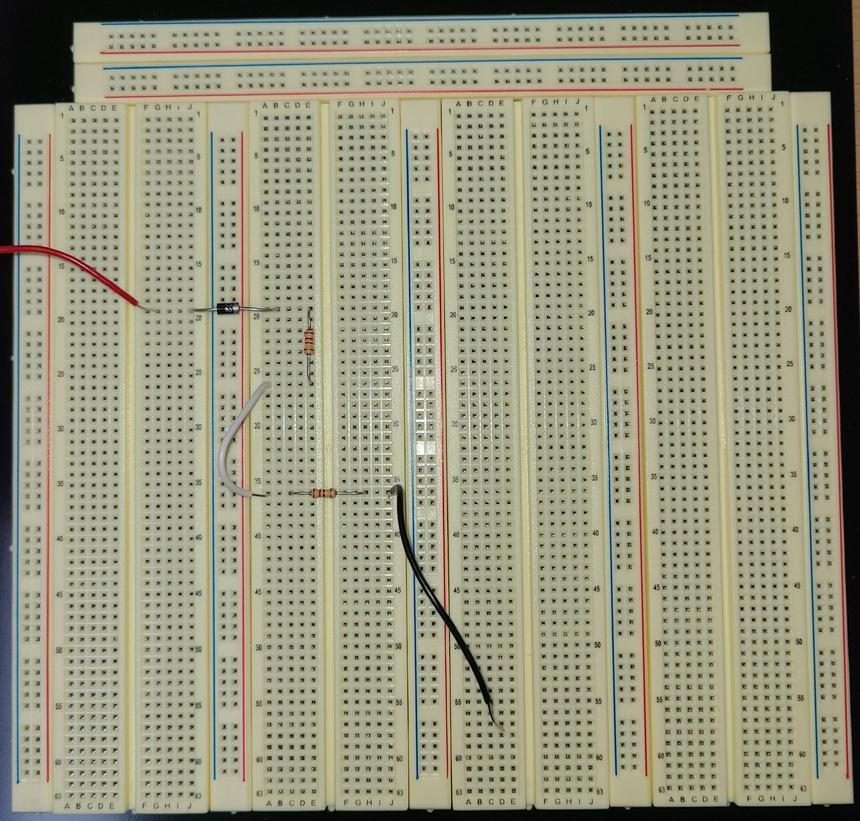
#> input picture mapper/breadboard18.JPG, 860 x 821 px, shrunk from 2705 x 2583 before the run, found by its file name
$ python breadboard_pin_mapper.py
#> lines starting #> are read from the running program, lines starting #| are printed output that depends on the picture; after the words box and inside, x2 and y2 are one past the last pixel; in counts of white or black regions, pixels touching at a corner belong together
### mapper/hole_detection_test2.py
import cv2
import numpy as np
import matplotlib.pyplot as plt

###########################################
# ① 구멍 검출 관련 함수들
###########################################
def filter_valid_holes(contours, draw=False, image=None, return_stats=False):
    hole_centers = []
    circularities = []
    aspect_ratios = []
    for cnt in contours:
        area = cv2.contourArea(cnt)
        if area <= 3 or area > 150:
            continue
        x, y, w, h = cv2.boundingRect(cnt)
        aspect_ratio = float(w) / h
        if aspect_ratio < 0.3 or aspect_ratio > 1.7:
            continue
        perimeter = cv2.arcLength(cnt, True)
        if perimeter == 0:
            continue
        circularity = 4 * np.pi * area / (perimeter ** 2)
        if circularity < 0.01:
            continue
        M = cv2.moments(cnt)
        if M["m00"] == 0:
            continue
        cx = int(M["m10"] / M["m00"])
        cy = int(M["m01"] / M["m00"])
        hole_centers.append((cx, cy))
        circularities.append(circularity)
        aspect_ratios.append(aspect_ratio)

        if draw and image is not None:
            epsilon = 0.02 * perimeter
            approx = cv2.approxPolyDP(cnt, epsilon, True)
            cv2.circle(image, (cx, cy), 3, (0, 255, 0), -1)
            cv2.drawContours(image, [approx], -1, (255, 0, 0), 2)

    if return_stats:
        return hole_centers, circularities, aspect_ratios
    else:
        return hole_centers

def find_best_threshold_params(gray_img, block_sizes, c_values):
    blurred = cv2.GaussianBlur(gray_img, (5, 5), 0)
    best_score = -np.inf
    best_params = (None, None)
    for block_size in block_sizes:
        for c_val in c_values:
            thresh = cv2.adaptiveThreshold(
                blurred, 255, cv2.ADAPTIVE_THRESH_MEAN_C,
                cv2.THRESH_BINARY_INV, block_size, c_val
            )
            contours, _ = cv2.findContours(thresh, cv2.RETR_EXTERNAL, cv2.CHAIN_APPROX_SIMPLE)
            hole_centers, circularities, aspect_ratios = filter_valid_holes(contours, return_stats=True)
            valid = len(hole_centers)
            if valid == 0:
                continue
            mean_circ = np.mean(circularities)
            mean_ar = np.mean(aspect_ratios)
            noise_ratio = 1 - (valid / len(contours)) if contours else 1
            score = (
                0.5 * (1 - abs(mean_circ - 0.785)) +
                0.3 * (1 - abs(mean_ar - 1.0)) -
                0.2 * noise_ratio
            )
            if score > best_score:
                best_score = score
                best_params = (block_size, c_val)
                print(f"✅ New best → B={block_size}, C={c_val}, valid={valid}, score={score:.3f}")
            else:
                print(f"⏺ B={block_size}, C={c_val}, valid={valid}, score={score:.3f}")
    return best_params

def detect_breadboard_holes_no_illumination(image_path, debug=False):
    image = cv2.imread(image_path)
    if image is None:
        raise ValueError("이미지 파일을 찾지 못했습니다.")
    gray = cv2.cvtColor(image, cv2.COLOR_BGR2GRAY)
    clahe = cv2.createCLAHE(clipLimit=2.0, tileGridSize=(8, 8))
    gray = clahe.apply(gray)
    best_block, best_c = find_best_threshold_params(gray, [11, 15, 19], [0, 5, 10, 15])
    if best_block is None:
        raise RuntimeError("적절한 threshold 조합을 찾지 못했습니다.")
    print(f"[자동선택] Best Threshold Params → blockSize={best_block}, C={best_c}")
    blurred = cv2.GaussianBlur(gray, (5, 5), 0)
    thresh = cv2.adaptiveThreshold(
        blurred, 255, cv2.ADAPTIVE_THRESH_MEAN_C,
        cv2.THRESH_BINARY_INV, best_block, best_c
    )
    detected_image = cv2.cvtColor(image.copy(), cv2.COLOR_BGR2RGB)
    contours, _ = cv2.findContours(thresh, cv2.RETR_EXTERNAL, cv2.CHAIN_APPROX_SIMPLE)
    hole_centers = filter_valid_holes(contours, draw=True, image=detected_image)
    if debug:
        block_sizes = [11, 15, 19]
        c_values = [0, 5, 10, 15]
        plt.figure(figsize=(len(c_values) * 3, len(block_sizes) * 3))
        for row_idx, block_size in enumerate(block_sizes):
            for col_idx, c_val in enumerate(c_values):
                temp_thresh = cv2.adaptiveThreshold(
                    blurred, 255, cv2.ADAPTIVE_THRESH_MEAN_C,
                    cv2.THRESH_BINARY_INV, block_size, c_val
                )
                idx = row_idx * len(c_values) + col_idx + 1
                plt.subplot(len(block_sizes), len(c_values), idx)
                plt.imshow(temp_thresh, cmap='gray')
                plt.title(f"B={block_size}, C={c_val}")
                plt.axis('off')
        plt.suptitle("Threshold Results by blockSize and C")
        plt.tight_layout()
        plt.show()
    return hole_centers, detected_image

###########################################
# ② 행 그룹화 및 병합 (get_merged_row_groups)
###########################################
# [152 lines left out: functions get_merged_row_groups, get_target_holes, find_optimal_y_threshold, interpolate_incomplete_rows_ref, draw_processed_holes, plot_hole_scatter and 1 more, not called in this run]

###########################################
# ⑥ 메인 실행: 구멍 검출, 행 그룹화, 최적 파라미터 탐색, 보간 및 시각화
###########################################
# [48 lines that do not run on import are left out]

### mapper/breadboard_pin_mapper.py
import cv2
import numpy as np
import matplotlib.pyplot as plt
from hole_detection_test2 import detect_breadboard_holes_no_illumination

class HoleTemplateEditor:
    def __init__(self, image_path, save_csv_path='template_holes.csv', threshold=10):
        # 이미지 로드
#> called with image_path = 'breadboard18.jpg', save_csv_path = 'template_holes.csv', threshold = 10
        img_bgr = cv2.imread(image_path)
#> img_bgr is the input picture: shape (821, 860, 3); mean B, G, R 126.2, 149.5, 151.2
        if img_bgr is None:
            raise FileNotFoundError(f"Cannot load image: {image_path}")
        self.image = cv2.cvtColor(img_bgr, cv2.COLOR_BGR2RGB)
        self.save_csv_path = save_csv_path
        # 초기 구멍 검출
        holes, _ = detect_breadboard_holes_no_illumination(image_path, debug=False)
#> in detect_breadboard_holes_no_illumination, `gray = cv2.cvtColor(image, cv2.COLOR_BGR2GRAY)`:
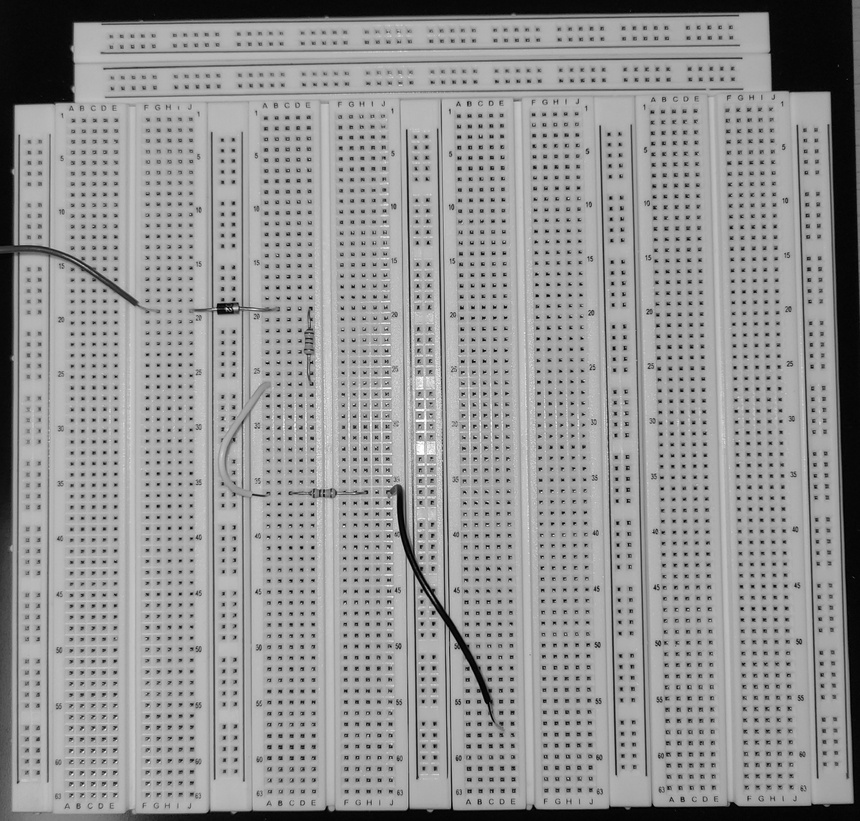
#> gray: shape (821, 860); min 0, max 255, mean 147.4
#> in detect_breadboard_holes_no_illumination, `gray = clahe.apply(gray)`:
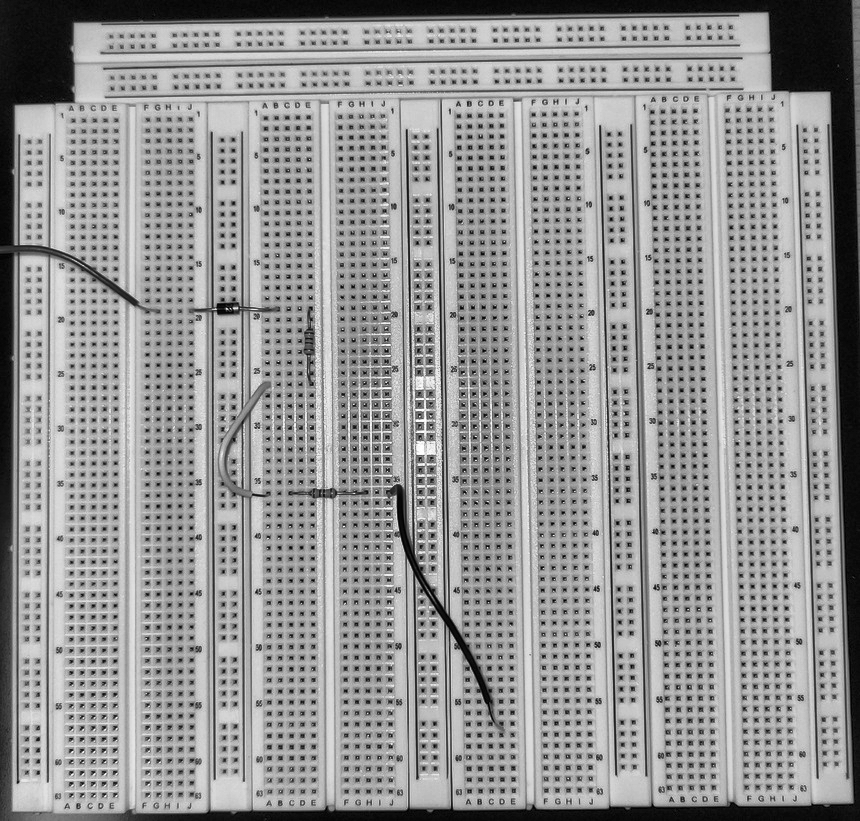
#> gray: shape (821, 860); min 1, max 255, mean 148.6
#> after the loop in find_best_threshold_params, `for block_size in block_sizes:`:
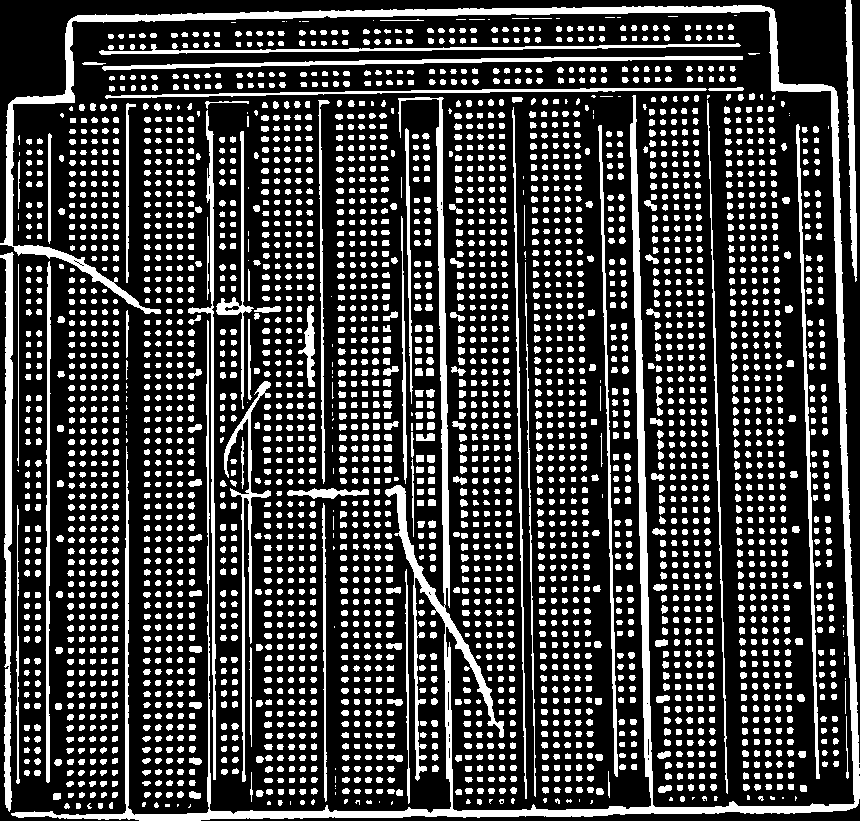
#> thresh: shape (821, 860); 25.3% white; 3443 white regions (136 under 20 px), largest, box (x1, y1, x2, y2) and area: (0, 5, 860, 821) 33971, (0, 252, 14, 812) 3639, (102, 56, 743, 71) 2542
#> after the loop in find_best_threshold_params, `for block_size in block_sizes:`: best_params = (11, 10); best_score = 0.757
#> in detect_breadboard_holes_no_illumination, `best_block, best_c = find_best_threshold_params(gray, [11, 15, 19], [0..`: best_block = 11; best_c = 10
#| [자동선택] Best Threshold Params → blockSize=11, C=10
#> in detect_breadboard_holes_no_illumination, `thresh = cv2.adaptiveThreshold( blurred, 255, cv2.ADAPTIVE_THRESH_MEAN..`:
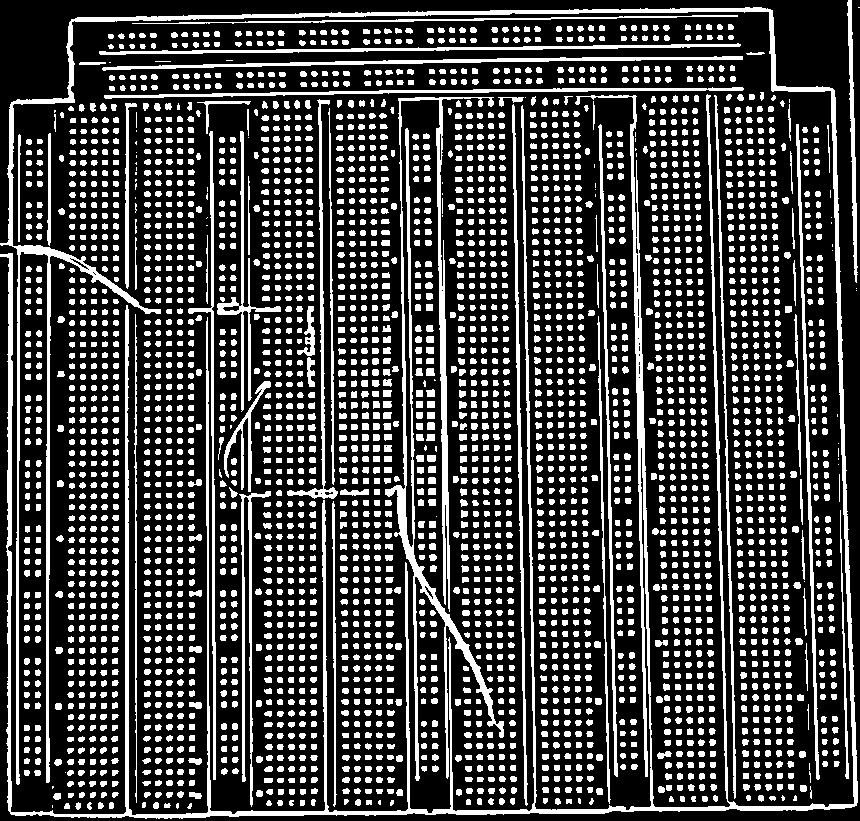
#> thresh: shape (821, 860); 26.2% white; 3458 white regions (72 under 20 px)
#> in detect_breadboard_holes_no_illumination, `contours, _ = cv2.findContours(thresh, cv2.RETR_EXTERNAL, cv2.CHAIN_AP..`: contours = 3458 contours, 368 with area under 20; largest, box (x1, y1, x2, y2) and area: (0, 7, 858, 819) 23236, (385, 97, 504, 781) 6174, (102, 56, 743, 71) 1605, (796, 124, 820, 780) 1462, (512, 104, 528, 806) 1460
#> the loop in filter_valid_holes (call 13), `for cnt in contours:` made 3458 passes
#> (area, x, y, w, h, aspect_ratio, perimeter, circularity) on passes 5, 6, 8, 9, 11, 17, 21, 26, 28, 29, 30, 31: (20.5, 64, 803, 6, 6, 1, 18.24, 0.774), (26.5, 153, 802, 6, 7, 0.857, 19.07, 0.916), (22.5, 109, 802, 5, 7, 0.714, 18.24, 0.85), (23.5, 98, 802, 6, 7, 0.857, 19.07, 0.812), (23.5, 75, 802, 6, 8, 0.75, 19.9, 0.746), (21, 277, 800, 6, 6, 1, 17.66, 0.846), (25.5, 355, 799, 6, 7, 0.857, 19.07, 0.881), (23.5, 555, 798, 6, 7, 0.857, 19.07, 0.812), (21, 510, 798, 5, 7, 0.714, 17.66, 0.846), (25, 499, 798, 6, 7, 0.857, 18.49, 0.919), (22, 488, 798, 6, 7, 0.857, 19.31, 0.741), (22.5, 477, 798, 5, 7, 0.714, 18.24, 0.85)
#> (area, x, y, w, h, aspect_ratio) on pass 44: (51, 189, 792, 13, 7, 1.86)
#> after the loop in filter_valid_holes (call 13), `for cnt in contours:`:
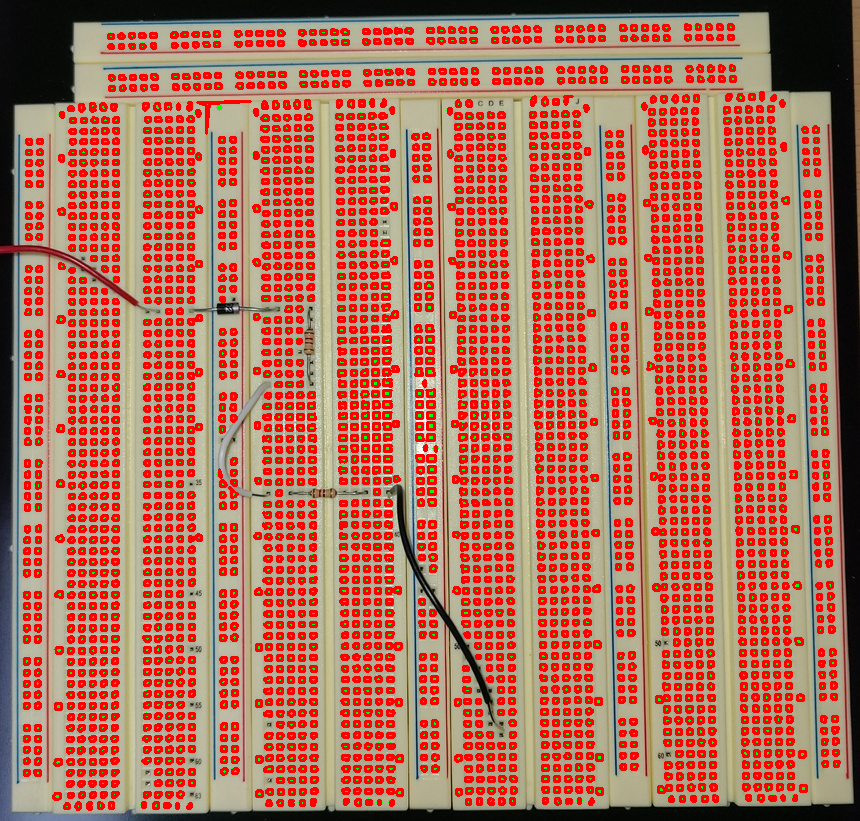
#> image: shape (821, 860, 3); mean R, G, B 178.3, 112.7, 92.2
        self.points = np.array(holes, dtype=np.float32)
        # 인터랙티브 상태 변수
        self.selected_idx = None
        self.dragging = False
        self.threshold = threshold  # 픽셀 단위 선택 반경

        # 시각화 설정
        self.fig, self.ax = plt.subplots(figsize=(8,6))
        self.ax.imshow(self.image)
        self.scatter = self.ax.scatter(self.points[:,0], self.points[:,1], s=30, c='lime', picker=True)
        self.ax.set_title(
            "Left-click: add/select/drag | Right-click: delete | 's': save | 'q': quit"
        )

        # 이벤트 연결
        self.fig.canvas.mpl_connect('button_press_event', self.on_press)
        self.fig.canvas.mpl_connect('button_release_event', self.on_release)
        self.fig.canvas.mpl_connect('motion_notify_event', self.on_motion)
        self.fig.canvas.mpl_connect('key_press_event', self.on_key)

        plt.show()
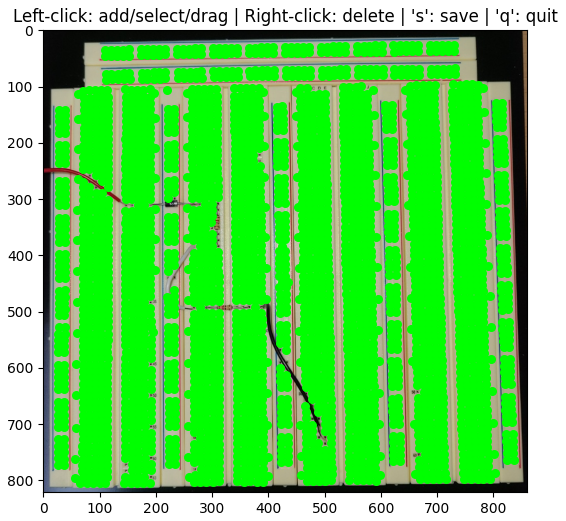
#> figure drawn by matplotlib, 1 panel

    # [43 lines left out: functions on_press, on_motion, on_release, on_key, not called in this run]

    def update(self):
        self.scatter.set_offsets(self.points)
        self.fig.canvas.draw_idle()


# === 직접 코드에서 경로 설정 ===
if __name__ == '__main__':
    # TODO: 여기에 이미지 파일 경로와 출력 CSV 경로를 직접 지정하세요
    IMAGE_PATH   = 'breadboard18.jpg'       # 브레드보드 이미지 파일 경로
    OUTPUT_CSV   = 'template_holes.csv'        # 저장할 CSV 파일 경로

    HoleTemplateEditor(IMAGE_PATH, save_csv_path=OUTPUT_CSV)
